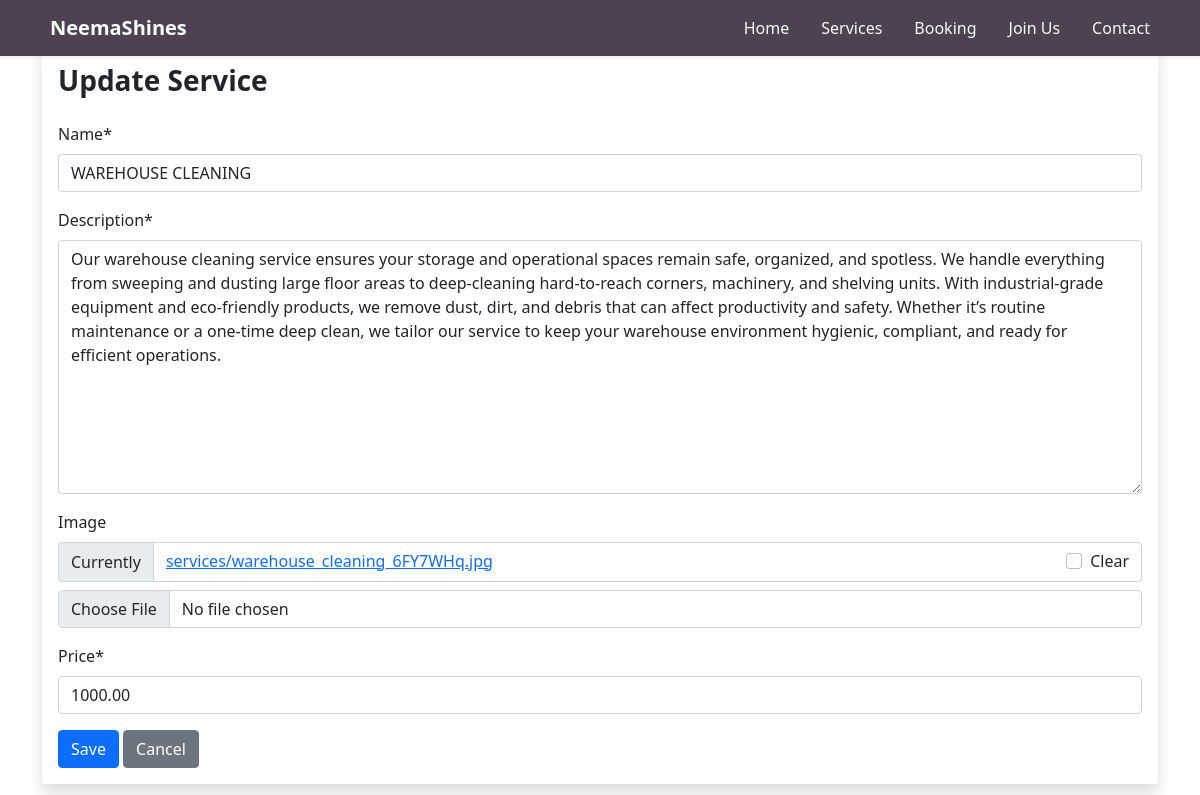
Before: /update_service/3/ with the older database file.
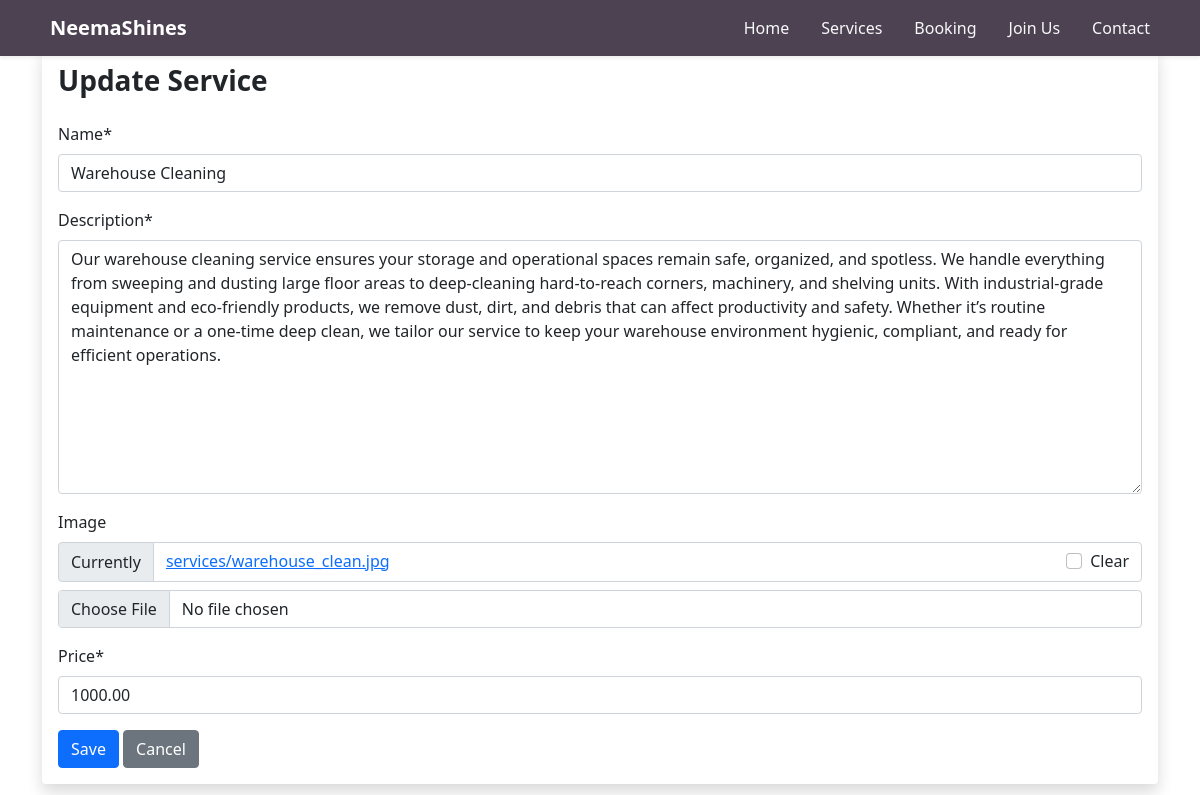
After: the same page with the newer database file.
### shines/models.py (models this page shows, shortened)
class Service(models.Model):
    name = models.CharField(max_length=100)
    description = models.TextField()
    image = models.ImageField(upload_to="services/", blank=True, null=True)
    price = models.DecimalField(max_digits=10, decimal_places=2)

### shines/views.py (the view)
# urls.py: path('update_service/<int:pk>/', views.update_service, name='update_service'),
def update_service(request, pk):
    service_instance = Service.objects.get(id=pk)
    if request.method == 'POST':
        form = ServiceForm(request.POST, request.FILES, instance=service_instance)
        if form.is_valid():
            form.save()
            return redirect("services")  # Redirect to a service list or confirmation page
    else:
        form = ServiceForm(instance=service_instance)
    return render(request, 'shines/services_form.html', {'form': form})

### shines/views.py
class ServiceForm(forms.ModelForm):
    class Meta:
        model = Service
        fields = ['name', 'description', 'image', 'price']

### shines/templates/shines/services_form.html (shortened to what this page needs)
{% extends 'main.html' %}
{% load crispy_forms_tags %}
{% block content %}
<div class="container mt-5">
  <div class="card shadow border-0">
    <div class="card-body">
      <h3 class="fw-bold mb-4">
        {{ form.instance.id|yesno:"Update Service,Add New Service" }}
      </h3>
      <form method="post" enctype="multipart/form-data">
        {{ form|crispy }}
        <div class="mt-3">
          <button type="submit" class="btn btn-primary"> Save</button>
          <a href="{% url 'services' %}" class="btn btn-secondary">Cancel</a>
        </div>
      </form>
    </div>
  </div>
</div>
{% endblock content %}

Changed rows visible on the page:
changed Service "Update Service": name "WAREHOUSE CLEANING" → "Warehouse Cleaning"
Other visible differences:
text no longer shown: "Name * Description * Image Currently services/warehouse_cleaning_6FY7WHq.jpg Clear Price *"
text now shown: "Name * Description * Image Currently services/warehouse_clean.jpg Clear Price *"
